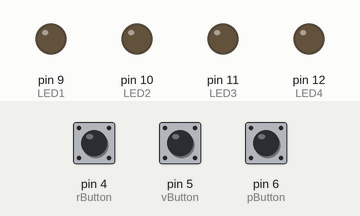
Recording of a sketch running on a simulated Arduino Uno, built with avr-gcc and run on an emulated ATmega328P. On the bench: output pins drawn as LEDs (lit = HIGH). The inputs (shaded band) are chosen by the test bench; at power-on: pin 6 (pButton) LOW, pin 4 (rButton) LOW, pin 5 (vButton) LOW.

Above: at 1.2 s.
1.3 s: pin 6 (pButton) pulled HIGH for 0.15 s
At 1.9 s:
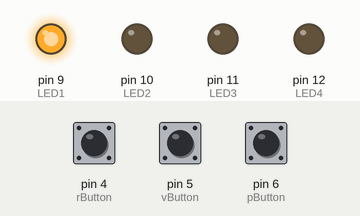
2.9 s: pin 6 (pButton) pulled HIGH for 1 s
At 4.4 s:
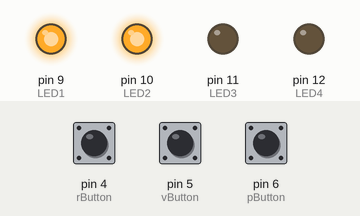
5.4 s: pin 6 (pButton) pulled HIGH for 0.15 s
At 6.3 s:
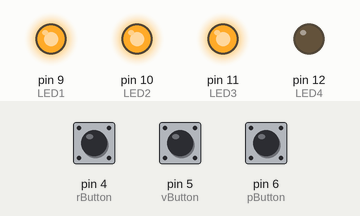
7.0 s: pin 6 (pButton) pulled HIGH for 3.2 s
At 10.6 s:
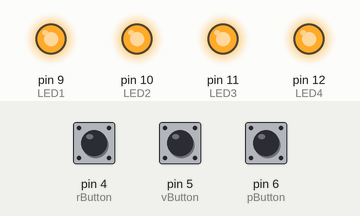
Timing chart, 0 to 12.1 s (numbered marks = the images above; inputs shaded):
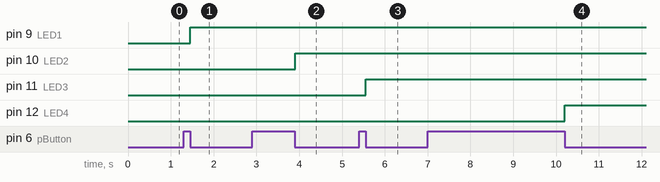

Measured:
- after the input at 1.3 s, pin 9 (LED1): LOW → HIGH after 0.15 s
- after the input at 2.9 s, pin 10 (LED2): LOW → HIGH after 1.0 s
- after the input at 5.4 s, pin 11 (LED3): LOW → HIGH after 0.15 s
- after the input at 7.0 s, pin 12 (LED4): LOW → HIGH after 3.2 s

The sketch:

sketch_aug22c.ino
```cpp
#include <DS1302.h>
int pButton = 6;
int vButton = 5;
int rButton = 4;

int pButtonvalue = 0;
int vButtonvalue = 0;
int rButtonvalue = 0;

int counter = 0;
int old = 0;
int show =0;

int LED1 = 9;
int LED2 = 10;
int LED3 = 11;
int LED4 = 12;

void setup() {
  // put your setup code here, to run once:
pinMode(pButton, INPUT);
pinMode(vButton, INPUT);
pinMode(rButton, INPUT);

pinMode(LED1, OUTPUT);
pinMode(LED2, OUTPUT);
pinMode(LED3, OUTPUT);
pinMode(LED4, OUTPUT);


digitalWrite(LED1, LOW);
digitalWrite(LED2, LOW);
digitalWrite(LED3, LOW);
digitalWrite(LED4, LOW);
}

void loop() {

pButtonvalue = digitalRead(pButton);
vButtonvalue = digitalRead(vButton);
rButtonvalue = digitalRead(rButton);


if(pButtonvalue !=0)
{delay(50);
pButtonvalue = digitalRead(pButton);
if(pButtonvalue ==0)
{
  counter = old +1;}}
else
{delay(100);}


switch (counter){
  case 1:
  digitalWrite(LED1, HIGH);
  digitalWrite(LED2, LOW);
  digitalWrite(LED3, LOW);
  digitalWrite(LED4, LOW);
  old = counter;
  break;
  case 2:
  digitalWrite(LED1, HIGH);
  digitalWrite(LED2, HIGH);
  digitalWrite(LED3, LOW);
  digitalWrite(LED4, LOW);
  old = counter;
  break;
  case 3:
  digitalWrite(LED1, HIGH);
  digitalWrite(LED2, HIGH);
  digitalWrite(LED3, HIGH);
  digitalWrite(LED4, LOW);
  old = counter;
  break;
  case 4:
  digitalWrite(LED1, HIGH);
  digitalWrite(LED2, HIGH);
  digitalWrite(LED3, HIGH);
  digitalWrite(LED4, HIGH);
  old = counter;
  break;
  default:
  digitalWrite(LED1, LOW);
  digitalWrite(LED2, LOW);
  digitalWrite(LED3, LOW);
  digitalWrite(LED4, LOW);
  old = 0;
  break;
}


}
```
